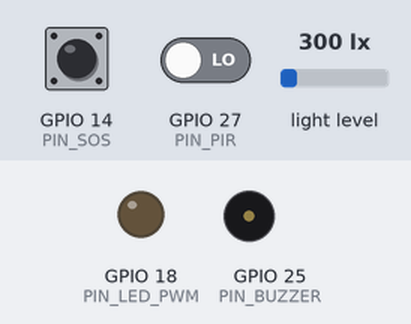
A sketch run on a simulated ESP32. Shown: output pins drawn as LEDs (lit = HIGH), buzzer (waves = sounding). The inputs (shaded band) are chosen by the test bench; at power-on: GPIO 14 (PIN_SOS) HIGH, light level 300 lx, GPIO 27 (PIN_PIR) LOW. What the sketch prints to the serial monitor is not drawn.

Above: at 1.2 s.
1.3 s: GPIO 14 (PIN_SOS) pulled LOW for 0.15 s
At 1.41 s:
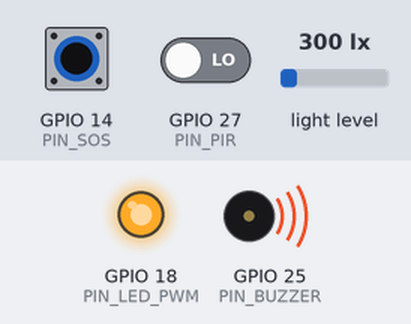
3.1 s: light level set to 50 lx
4.6 s: light level set to 42 lx
At 5.1 s:
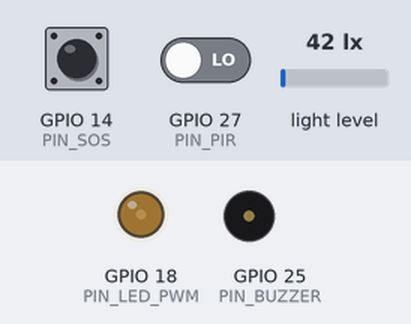
6.1 s: GPIO 27 (PIN_PIR) driven HIGH
At 6.7 s:
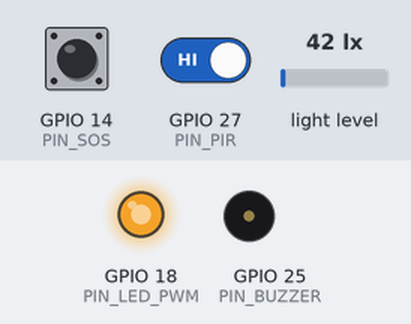
7.6 s: GPIO 14 (PIN_SOS) pulled LOW for 1 s
At 8.3 s:
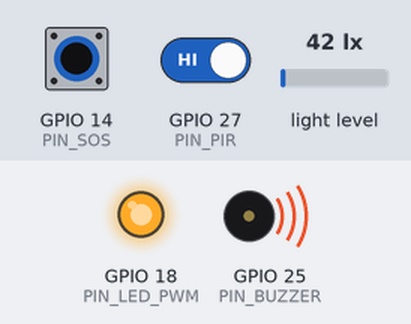
10.2 s: GPIO 14 (PIN_SOS) pulled LOW for 3.2 s
At 14.9 s:
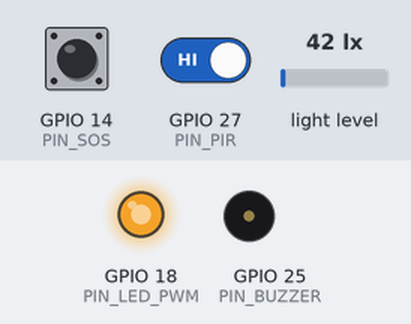
Timing chart, 0 to 16.0 s (numbered marks = the images above; inputs shaded):
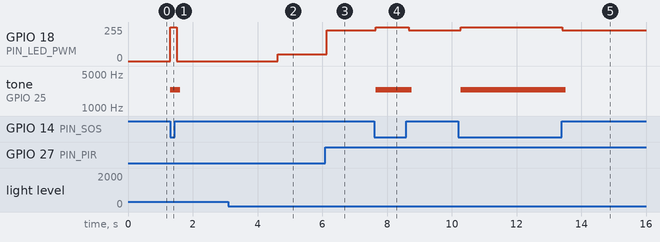

The sketch:

esp32_node.ino
```cpp
/**
 * AURA MESH - Field IoT Sensor Node Firmware
 * Target: ESP32-WROOM-32 / ESP32-S3
 * Protocol: ESP-NOW (2.4GHz IEEE 802.11 vendor action frames)
 *
 * Hardware Connections:
 * - PIR Sensor: GPIO 27 (Input)
 * - Momentary SOS Pushbutton: GPIO 14 (Input Pull-up, active LOW)
 * - LED Light Output: GPIO 18 (PWM, MOSFET gate or WS2812B Data)
 * - Active Buzzer: GPIO 25 (PWM Tone output)
 * - BH1750 Ambient Lux Sensor: I2C (SDA=GPIO 21, SCL=GPIO 22)
 */

#include <esp_now.h>
#include <WiFi.h>
#include <Wire.h>
#include <BH1750.h>

#define NODE_ID "NODE-01"
#define MESH_CHANNEL 7

#define PIN_PIR 27
#define PIN_SOS 14
#define PIN_LED_PWM 18
#define PIN_BUZZER 25

BH1750 lightMeter;

// Mesh Payload Structure (Strictly aligned across nodes & gateway)
typedef struct __attribute__((packed)) {
    char nodeId[10];
    uint32_t packetSequence;
    uint32_t timestampEpochMs;
    uint8_t batteryPercent;
    uint16_t solarVoltageMilliVolts;
    float ambientLux;
    bool motionDetected;
    uint8_t currentLightBrightness; // 0-100%
    bool isEmergencyActive;
} AuraMeshPacket;

AuraMeshPacket outboundPacket;
AuraMeshPacket inboundPacket;

// Broadcast MAC (0xFF:0xFF:0xFF:0xFF:0xFF:0xFF)
uint8_t broadcastMac[] = {0xFF, 0xFF, 0xFF, 0xFF, 0xFF, 0xFF};

uint32_t sequenceCounter = 0;
unsigned long lastHeartbeat = 0;
const unsigned long HEARTBEAT_INTERVAL = 5000; // 5 seconds

void onDataSent(const uint8_t *mac_addr, esp_now_send_status_t status) {
    // Hardware confirmation (< 20ms peer delivery)
}

void onDataRecv(const uint8_t *mac, const uint8_t *incomingData, int len) {
    if (len == sizeof(AuraMeshPacket)) {
        memcpy(&inboundPacket, incomingData, sizeof(inboundPacket));

        // If neighbor node broadcasted emergency SOS, floodlight local corridor
        if (inboundPacket.isEmergencyActive) {
            analogWrite(PIN_LED_PWM, 255); // Floodlight 100%
        }
    }
}

void setup() {
    Serial.begin(115200);
    pinMode(PIN_PIR, INPUT);
    pinMode(PIN_SOS, INPUT_PULLUP);
    pinMode(PIN_LED_PWM, OUTPUT);
    pinMode(PIN_BUZZER, OUTPUT);

    Wire.begin(21, 22);
    lightMeter.begin(BH1750::CONTINUOUS_HIGH_RES_MODE);

    WiFi.mode(WIFI_STA);
    WiFi.disconnect();

    if (esp_now_init() != ESP_OK) {
        Serial.println("ESP-NOW Init Failed!");
        return;
    }

    esp_now_register_send_cb(onDataSent);
    esp_now_register_recv_cb(onDataRecv);

    esp_now_peer_info_t peerInfo = {};
    memcpy(peerInfo.peer_addr, broadcastMac, 6);
    peerInfo.channel = MESH_CHANNEL;
    peerInfo.encrypt = false;
    esp_now_add_peer(&peerInfo);

    Serial.println("AURA MESH Node Initialized on Channel 7.");
}

void loop() {
    bool motion = digitalRead(PIN_PIR);
    bool sosActive = (digitalRead(PIN_SOS) == LOW);
    float lux = lightMeter.readLightLevel();

    if (sosActive) {
        // CRITICAL SOS ACTIVATION
        analogWrite(PIN_LED_PWM, 255); // Immediate 100% Strobe
        tone(PIN_BUZZER, 2400, 200);

        outboundPacket.isEmergencyActive = true;
        outboundPacket.currentLightBrightness = 100;
    } else if (lux < 45.0f && motion) {
        // Pedestrian walking in low-light corridor
        analogWrite(PIN_LED_PWM, 230); // 90% power
        outboundPacket.isEmergencyActive = false;
        outboundPacket.currentLightBrightness = 90;
    } else if (lux < 45.0f) {
        // Low-light standby guiding illumination
        analogWrite(PIN_LED_PWM, 51); // 20% power
        outboundPacket.isEmergencyActive = false;
        outboundPacket.currentLightBrightness = 20;
    } else {
        // Daylight energy conservation mode
        analogWrite(PIN_LED_PWM, 0);
        outboundPacket.isEmergencyActive = false;
        outboundPacket.currentLightBrightness = 0;
    }

    // Transmit telemetry periodically or immediately on state changes
    if (sosActive || motion || (millis() - lastHeartbeat >= HEARTBEAT_INTERVAL)) {
        strncpy(outboundPacket.nodeId, NODE_ID, sizeof(outboundPacket.nodeId));
        outboundPacket.packetSequence = ++sequenceCounter;
        outboundPacket.timestampEpochMs = millis();
        outboundPacket.batteryPercent = 94; // ADC read on battery divider
        outboundPacket.solarVoltageMilliVolts = 4120;
        outboundPacket.ambientLux = lux;
        outboundPacket.motionDetected = motion;

        esp_now_send(broadcastMac, (uint8_t *)&outboundPacket, sizeof(outboundPacket));
        lastHeartbeat = millis();
    }

    delay(100);
}
```

Measured:
- the behaviour switches between 45 and 44 lx on light level (found by bisection; images 1 and 2)
- after the input at 1.3 s, GPIO 18 (PIN_LED_PWM): 0/255 → 255/255 at once, → 0/255 0.20 s later; tone on GPIO 25 (PIN_BUZZER): silent → 2400 Hz at once, → silent 0.30 s later
- after the input at 3.1 s, every drawn part: stays the same
- after the input at 4.6 s, GPIO 18 (PIN_LED_PWM): 0/255 → 51/255 at once
- after the input at 6.1 s, GPIO 18 (PIN_LED_PWM): 51/255 → 230/255 at once
- after the input at 7.6 s, GPIO 18 (PIN_LED_PWM): 230/255 → 255/255 after 0.06 s, → 230/255 1.0 s later; tone on GPIO 25 (PIN_BUZZER): silent → 2400 Hz after 0.06 s, → silent 1.1 s later
- after the input at 10.2 s, GPIO 18 (PIN_LED_PWM): 230/255 → 255/255 after 0.09 s, → 230/255 3.1 s later; tone on GPIO 25 (PIN_BUZZER): silent → 2400 Hz after 0.09 s, → silent 3.2 s later
